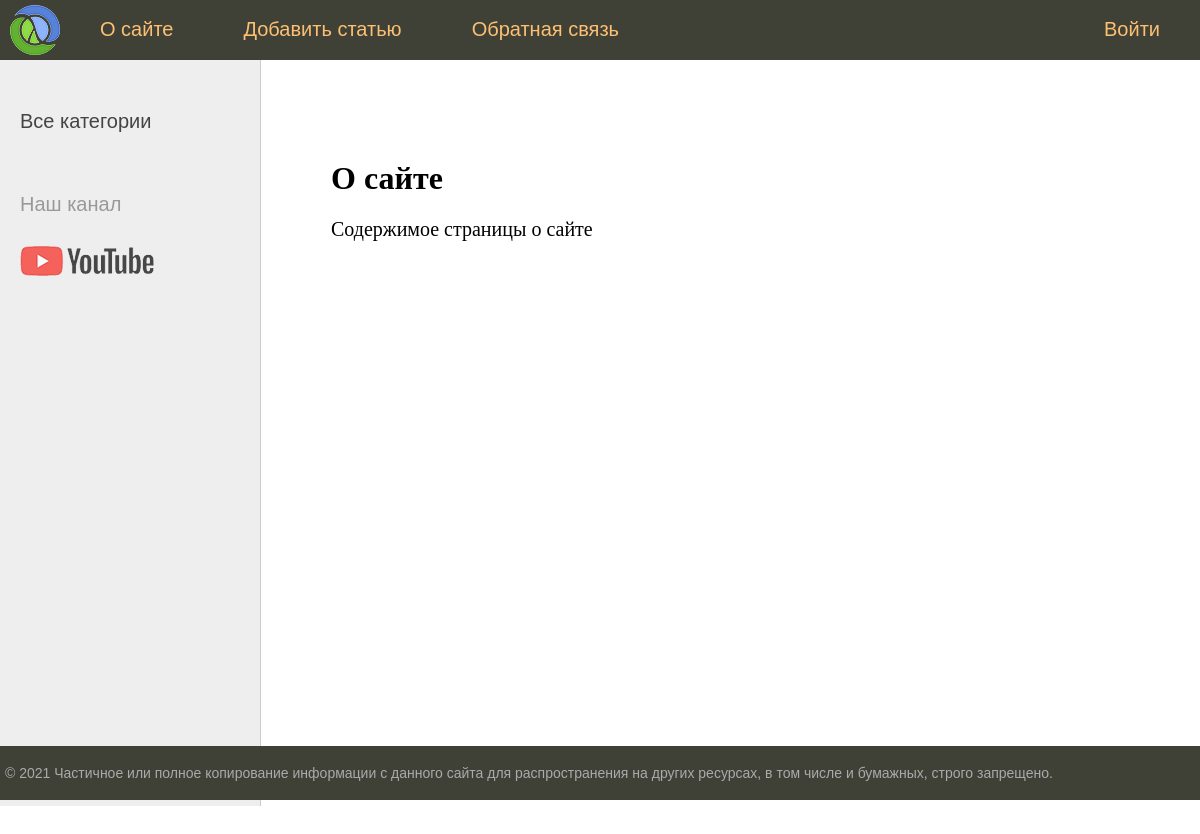
Page /about/ on the earlier database version.
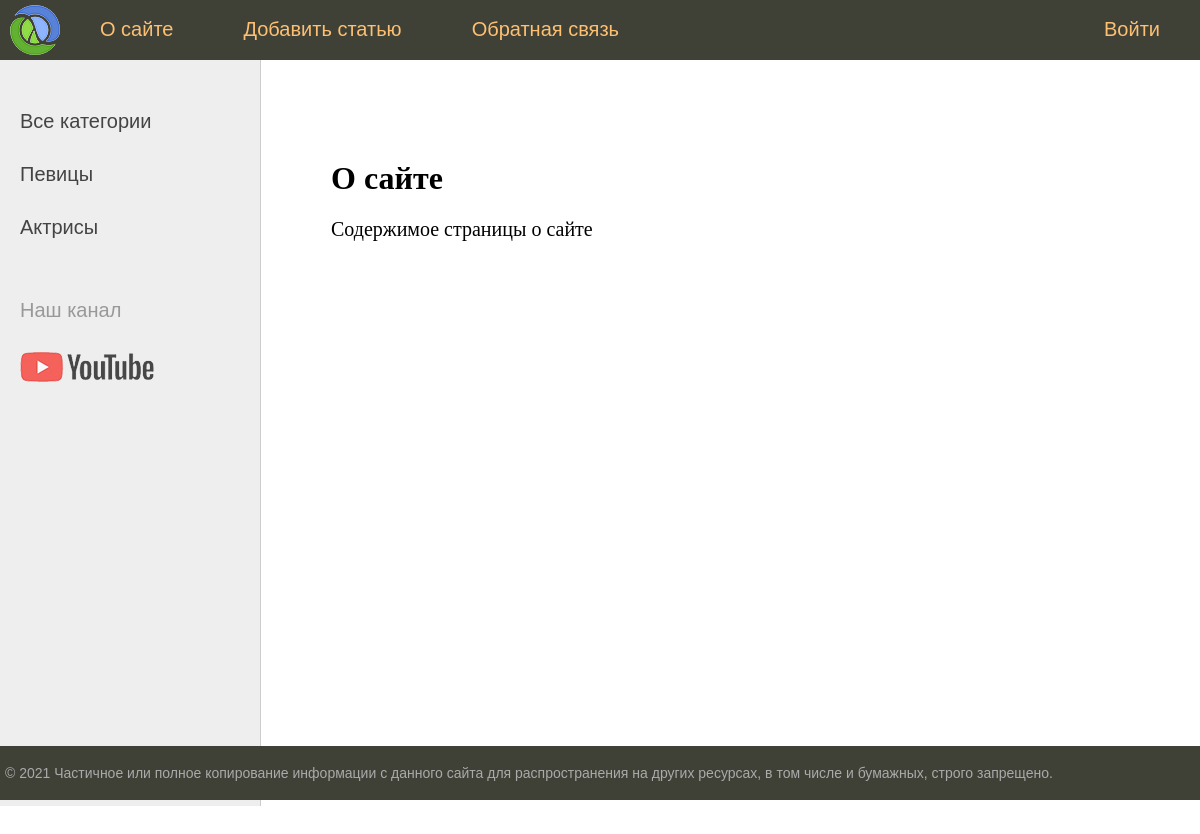
Same page on the later database version.
### women/models.py (models this page shows, shortened)
class Category(models.Model):
    name = models.CharField(max_length=100, db_index=True, verbose_name='Название категории')
    def get_absolute_url(self):
        return reverse('category', kwargs={'cat_id': self.pk})
    class Meta:
        verbose_name = 'Категория'
        verbose_name_plural = 'Категории'
        ordering = ['id']

### women/views.py (the view)
# urls.py: path('about/', about, name='about'),
def about(request):
    return render(request, 'women/about.html', {"menu": menu, 'title': 'О сайте'})

### women/templatetags/women_tags.py (called while the page is built)
@register.inclusion_tag('women/list_categories.html')
def show_categories(sort=None, cat_selected=0):
    if not sort:
        cats = Category.objects.all()
    else:
        cats = Category.objects.order_by(sort)
    return {'cats': cats, 'cat_selected': cat_selected}

### women/templates/women/about.html
{% extends 'women/base.html' %}
{% block content %}
<h1>{{title}}</h1>
<p>Содержимое страницы о сайте
{% endblock %}

### women/templates/women/list_categories.html
{% for c in cats %}
	{% if c.pk == cat_selected %}
		<li class="selected">{{c.name}}</li>
	{% else %}
		<li><a href="{{c.get_absolute_url}}">{{c.name}}</a></li>
	{% endif %}
{% endfor %}

Differences in the rows shown:
added Category: name "Певицы"
added Category: name "Актрисы"
